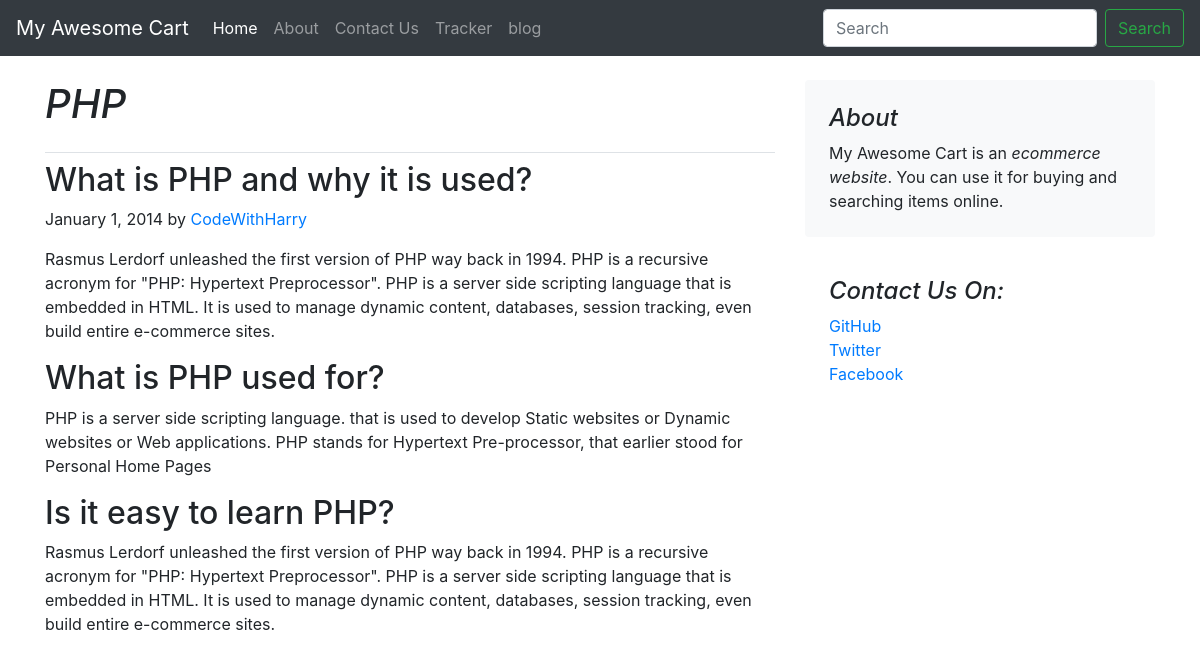
The app's page /blog/blogpost/3 with its own data.
### blog/models.py (models this page shows, shortened)
class Blogpost(models.Model):
    post_id = models.AutoField(primary_key=True)
    title = models.CharField(max_length=50)
    head0 = models.CharField(max_length=50)
    chead0= models.CharField(max_length=5000)
    head1 = models.CharField(max_length=50)
    chead1= models.CharField(max_length=5000)
    head2 = models.CharField(max_length=50)
    chead2= models.CharField(max_length=5000)
    pub_date = models.DateField(auto_now_add=True)
    thumbnail = models.ImageField(upload_to='blog/images', default="")

### blog/views.py (the view)
# urls.py: path('blogpost/<int:myid>',views.blogpost,name="blogpost")
def blogpost(request,myid):
    blog = Blogpost.objects.filter(post_id=myid)
    params = {'blog':blog[0]}
    return render(request,'blog/blogpost.html',params)

### blog/templates/blog/blogpost.html (shortened to what this page needs)
{%extends 'blog/base.html'%}
{%block body%}
<div class="container">
    <div class="row mt-4">
        <div class="col-md-8 blog-main">
            <h1 class="pb-4 mb-2 font-italic border-bottom">
                {{blog.title}}
            </h1>
            <div class="blog-post">
                <h2 class="blog-post-title">{{blog.head0}}</h2>
                <p class="blog-post-meta">January 1, 2014 by <a href="#">CodeWithHarry</a></p>
                <p>{{blog.chead0}}</p>
                <h2>{{blog.head1}}</h2>
                <p>{{blog.chead1}}</p>
                <h2>{{blog.head2}}</h2>
                <p>{{blog.chead0}}</p>
            </div>
        </div>
        <aside class="col-md-4 blog-sidebar">
            <div class="p-4 mb-3 bg-light rounded">
                <h4 class="font-italic">About</h4>
                <p class="mb-0">My Awesome Cart is an <em>ecommerce website</em>. You can use it for buying and searching items online. </p>
            </div>
            <div class="p-4">
                <h4 class="font-italic">Contact Us On: </h4>
                <ol class="list-unstyled">
                    <li><a href="#">GitHub</a></li>
                    <li><a href="#">Twitter</a></li>
                    <li><a href="#">Facebook</a></li>
                </ol>
            </div>
        </aside>
    </div>
</div>
{%endblock%}

### records on screen
Blogpost: title "PHP", head0 "What is PHP and why it is used?", chead0 "Rasmus Lerdorf unleashed the first version of PHP way back in 1994. PHP is a recursive acronym for \"PHP: Hypertext Preprocessor\". PHP is a server side scripting language that is embedded in HTML. It is used to manage dynamic content, databases, session tracking, even build entire e-commerce sites.", head1 "What is PHP used for?", chead1 "PHP is a server side scripting language. that is used to develop Static websites or Dynamic websites or Web applications. PHP stands for Hypertext Pre-processor, that earlier stood for Personal Home Pages", head2 "Is it easy to learn PHP?"
